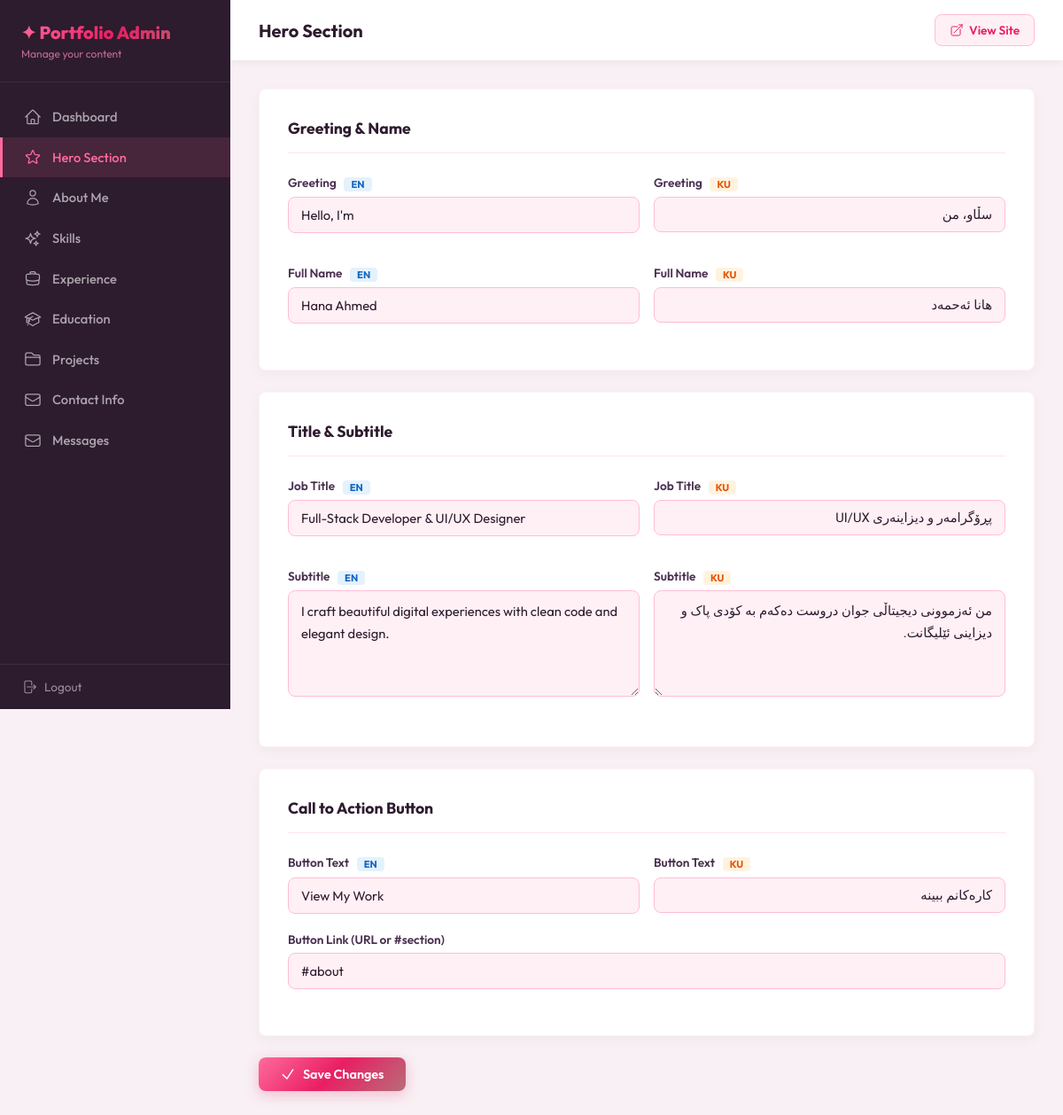
The app's page /admin/hero.php (signed in) with its own data.
### tables this page shows
CREATE TABLE IF NOT EXISTS site_settings (
    id INT AUTO_INCREMENT PRIMARY KEY,
    greeting_en VARCHAR(255) DEFAULT 'Hello, I''m',
    greeting_ku VARCHAR(255) DEFAULT 'سڵاو، من',
    name_en VARCHAR(255) DEFAULT 'Hana Ahmed',
    name_ku VARCHAR(255) DEFAULT 'هانا ئەحمەد',
    title_en VARCHAR(255) DEFAULT 'Full-Stack Developer & UI/UX Designer',
    title_ku VARCHAR(255) DEFAULT 'پڕۆگرامەر و دیزاینەری UI/UX',
    cta_text_en VARCHAR(255) DEFAULT 'View My Work',
    cta_text_ku VARCHAR(255) DEFAULT 'کارەکانم ببینە',
    cta_link VARCHAR(255) DEFAULT '#about',
    hero_subtitle_en TEXT DEFAULT 'I craft beautiful digital experiences with clean code and elegant design.',
    hero_subtitle_ku TEXT DEFAULT 'من ئەزموونی دیجیتاڵی جوان دروست دەکەم بە کۆدی پاک و دیزاینی ئێلیگانت.',
    updated_at TIMESTAMP DEFAULT CURRENT_TIMESTAMP ON UPDATE CURRENT_TIMESTAMP
);

### functions.php (called while the page is built, shortened)
<?php
function sanitize(string $input): string {
    return htmlspecialchars(trim($input), ENT_QUOTES, 'UTF-8');
}

### admin/hero.php (the view, shortened to what this page needs)
<?php
require_once __DIR__ . '/../db_connect.php';
require_once 'header.php';
$hero = $pdo->query("SELECT * FROM site_settings WHERE id = 1")->fetch();
?>
<form method="POST" action="">
    <div class="admin-card">
        <div class="admin-card-header">
            <h2 class="admin-card-title">Greeting & Name</h2>
        </div>
        <div style="display:grid;grid-template-columns:1fr 1fr;gap:1rem;">
            <div class="form-group">
                <label class="form-label">Greeting <span class="lang-tag en">EN</span></label>
                <input type="text" name="greeting_en" class="form-input" value="<?= sanitize($hero['greeting_en'] ?? '') ?>">
            </div>
            <div class="form-group">
                <label class="form-label">Greeting <span class="lang-tag ku">KU</span></label>
                <input type="text" name="greeting_ku" class="form-input" dir="rtl" value="<?= sanitize($hero['greeting_ku'] ?? '') ?>">
            </div>
            <div class="form-group">
                <label class="form-label">Full Name <span class="lang-tag en">EN</span></label>
                <input type="text" name="name_en" class="form-input" value="<?= sanitize($hero['name_en'] ?? '') ?>">
            </div>
            <div class="form-group">
                <label class="form-label">Full Name <span class="lang-tag ku">KU</span></label>
                <input type="text" name="name_ku" class="form-input" dir="rtl" value="<?= sanitize($hero['name_ku'] ?? '') ?>">
            </div>
        </div>
    </div>
    <div class="admin-card">
        <div class="admin-card-header">
            <h2 class="admin-card-title">Title & Subtitle</h2>
        </div>
        <div style="display:grid;grid-template-columns:1fr 1fr;gap:1rem;">
            <div class="form-group">
                <label class="form-label">Job Title <span class="lang-tag en">EN</span></label>
                <input type="text" name="title_en" class="form-input" value="<?= sanitize($hero['title_en'] ?? '') ?>">
            </div>
            <div class="form-group">
                <label class="form-label">Job Title <span class="lang-tag ku">KU</span></label>
                <input type="text" name="title_ku" class="form-input" dir="rtl" value="<?= sanitize($hero['title_ku'] ?? '') ?>">
            </div>
            <div class="form-group">
                <label class="form-label">Subtitle <span class="lang-tag en">EN</span></label>
                <textarea name="hero_subtitle_en" class="form-textarea" rows="3"><?= sanitize($hero['hero_subtitle_en'] ?? '') ?></textarea>
            </div>
            <div class="form-group">
                <label class="form-label">Subtitle <span class="lang-tag ku">KU</span></label>
                <textarea name="hero_subtitle_ku" class="form-textarea" dir="rtl" rows="3"><?= sanitize($hero['hero_subtitle_ku'] ?? '') ?></textarea>
            </div>
        </div>
    </div>
    <div class="admin-card">
        <div class="admin-card-header">
            <h2 class="admin-card-title">Call to Action Button</h2>
        </div>
        <div style="display:grid;grid-template-columns:1fr 1fr;gap:1rem;">
            <div class="form-group">
                <label class="form-label">Button Text <span class="lang-tag en">EN</span></label>
                <input type="text" name="cta_text_en" class="form-input" value="<?= sanitize($hero['cta_text_en'] ?? '') ?>">
            </div>
            <div class="form-group">
                <label class="form-label">Button Text <span class="lang-tag ku">KU</span></label>
                <input type="text" name="cta_text_ku" class="form-input" dir="rtl" value="<?= sanitize($hero['cta_text_ku'] ?? '') ?>">
            </div>
        </div>
        <div class="form-group">
            <label class="form-label">Button Link (URL or #section)</label>
            <input type="text" name="cta_link" class="form-input" value="<?= sanitize($hero['cta_link'] ?? '') ?>" placeholder="#about">
        </div>
    </div>
    <button type="submit" class="btn btn-primary">
        <svg xmlns="http://www.w3.org/2000/svg" width="18" height="18" fill="none" viewBox="0 0 24 24" stroke-width="2" stroke="currentColor"><path stroke-linecap="round" stroke-linejoin="round" d="m4.5 12.75 6 6 9-13.5"/></svg>
        Save Changes
    </button>
</form>
<?php require_once 'footer.php'; ?>

### admin/css/admin.css (style rules this page uses)
:root { --sidebar-width: 260px; --admin-pink-50: #FFF0F5; --admin-pink-100: #FFE4EF; --admin-pink-200: #FFBDD6; --admin-pink-300: #FF8FB8; --admin-pink-400: #FF6B9D; --admin-pink-500: #FF4081; --admin-pink-600: #E91E63; --admin-dark: #2D1B2E; --admin-dark-light: #4A3050; --admin-gradient: linear-gradient(135deg, #FF6B9D 0%, #E91E63 50%, #B76E79 100%); --admin-transition: all 0.3s cubic-bezier(0.4, 0, 0.2, 1); }
* { margin: 0; padding: 0; box-sizing: border-box; }
img, svg { max-width: 100%; }
button, input, textarea, a { -webkit-tap-highlight-color: transparent; }
body.admin-body { font-family: 'Outfit', sans-serif; background: #F8F0F4; min-height: 100svh; display: flex; color: var(--admin-dark); }
.admin-card { background: white; border-radius: 8px; padding: 2rem; box-shadow: 0 4px 15px rgba(45, 27, 46, 0.04); border: 1px solid rgba(255, 189, 214, 0.2); margin-bottom: 1.5rem; }
.admin-card-header { display: flex; align-items: center; justify-content: space-between; margin-bottom: 1.5rem; padding-bottom: 1rem; border-bottom: 1px solid var(--admin-pink-100); gap: 1rem; flex-wrap: wrap; }
.admin-card-title { font-size: 1.1rem; font-weight: 700; color: var(--admin-dark); }
.form-group { margin-bottom: 1.25rem; }
.form-label { display: block; font-size: 0.85rem; font-weight: 600; color: var(--admin-dark-light); margin-bottom: 0.4rem; }
.form-label .lang-tag { display: inline-block; padding: 1px 8px; border-radius: 4px; font-size: 0.7rem; font-weight: 700; margin-left: 6px; vertical-align: middle; }
.lang-tag.en { background: #E3F2FD; color: #1565C0; }
.lang-tag.ku { background: #FFF3E0; color: #E65100; }
.form-input, .form-textarea { width: 100%; padding: 10px 14px; border: 1.5px solid var(--admin-pink-200); border-radius: 8px; font-size: 0.92rem; font-family: 'Outfit', sans-serif; color: var(--admin-dark); background: var(--admin-pink-50); transition: var(--admin-transition); outline: none; }
.form-textarea { min-height: 120px; resize: vertical; line-height: 1.7; }
.form-input[dir="rtl"], .form-textarea[dir="rtl"] { font-family: 'Vazirmatn', sans-serif; text-align: right; }
.btn { display: inline-flex; align-items: center; gap: 8px; padding: 10px 24px; border-radius: 8px; font-size: 0.9rem; font-weight: 600; font-family: 'Outfit', sans-serif; cursor: pointer; transition: var(--admin-transition); border: none; text-decoration: none; }
.btn-primary { background: var(--admin-gradient); color: white; box-shadow: 0 4px 15px rgba(233, 30, 99, 0.25); }

### records on screen
site_settings: greeting_en "Hello, I'm", greeting_ku "سڵاو، من", name_en "Hana Ahmed", name_ku "هانا ئەحمەد", title_en "Full-Stack Developer & UI/UX Designer", title_ku "پڕۆگرامەر و دیزاینەری UI/UX", hero_subtitle_en "I craft beautiful digital experiences with clean code and elegant design.", hero_subtitle_ku "من ئەزموونی دیجیتاڵی جوان دروست دەکەم بە کۆدی پاک و دیزاینی ئێلیگانت.", cta_text_en "View My Work", cta_text_ku "کارەکانم ببینە", cta_link "#about"

### other values on screen
$pageTitle "Hero Section"
